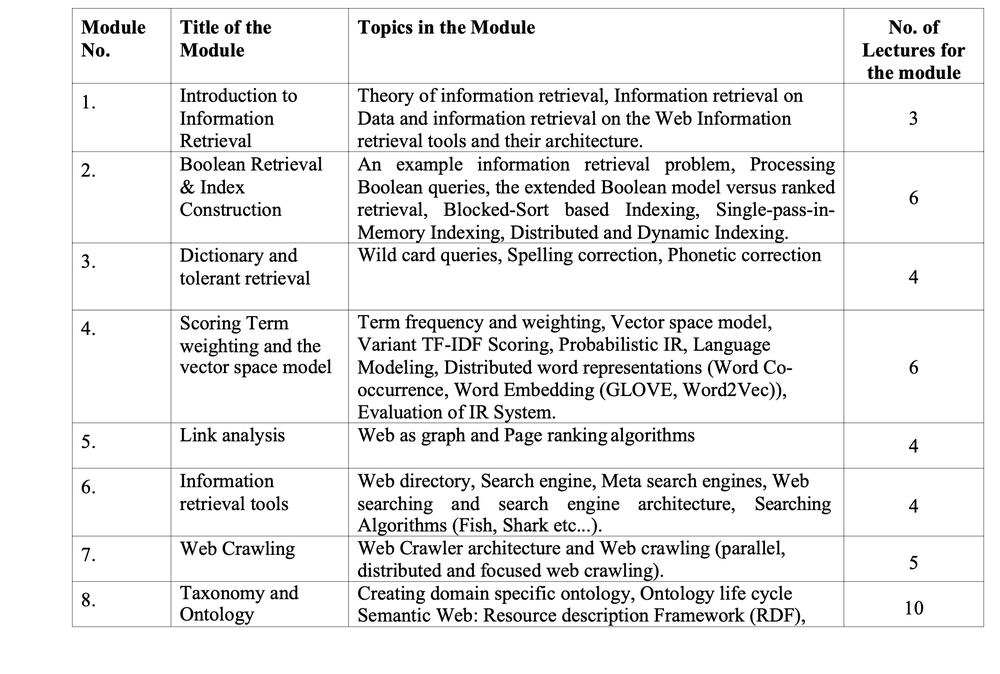
#> input picture image.png, 1000 x 674 px, shrunk from 1964 x 1324 before the run
$ jupyter execute --allow-errors Untitled-5.ipynb   (shell and % lines are left out)
#> lines starting #> are read from the running program, lines starting #| are printed output that depends on the picture; after the words box and inside, x2 and y2 are one past the last pixel; in counts of white or black regions, pixels touching at a corner belong together
[cell 1]
import cv2
import pytesseract
import pandas as pd

def image_to_csv(image_path):
    # Read the image
#> called with image_path = 'image.png'
    img = cv2.imread(image_path)
#> img is the input picture: shape (674, 1000, 3); min 0, max 255, mean 235.3

    # Convert to grayscale and apply thresholding
    gray = cv2.cvtColor(img, cv2.COLOR_BGR2GRAY)
    thresh = cv2.threshold(gray, 0, 255, cv2.THRESH_BINARY_INV + cv2.THRESH_OTSU)[1]
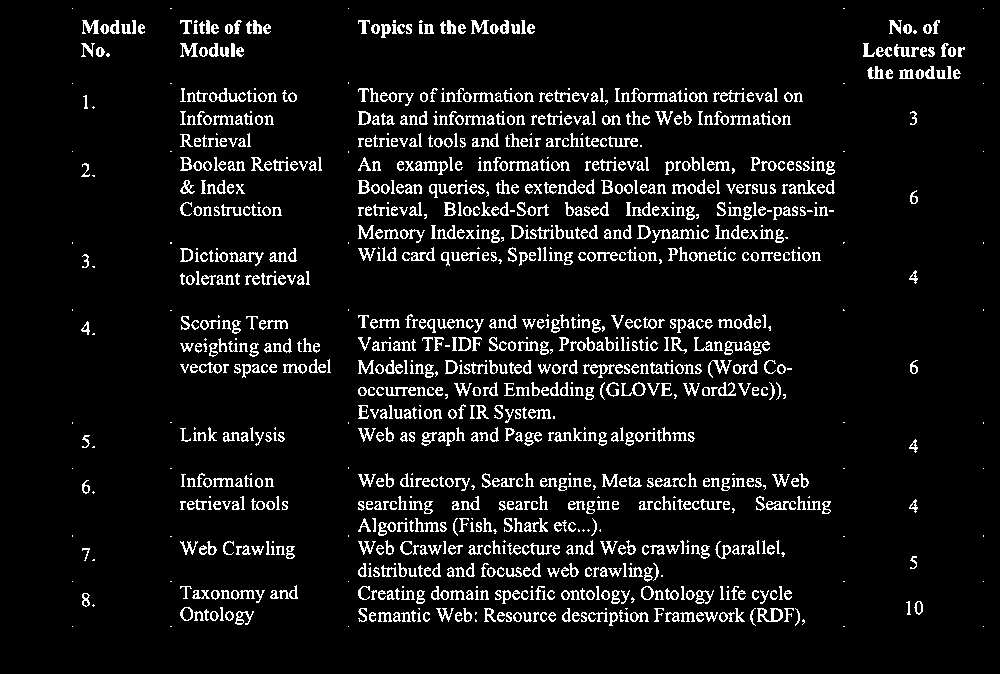
#> thresh: shape (674, 1000); 7.7% white in thin lines or dots, all inside (x1, y1, x2, y2) = (72, 8, 984, 627)

    # Perform OCR

    text = pytesseract.image_to_string(thresh)

    # Split text into lines and columns
    lines = text.strip().split('\n')
    columns = lines[0].split()  # Assuming the first line contains column headers

    # Create a list of rows
    rows = []
    for line in lines[1:]:
        row = line.split()
        rows.append(row)

    # Create a DataFrame
    df = pd.DataFrame(rows, columns=columns)

    # Save to CSV
    df.to_csv('output.csv', index=False)

# Example usage
image_path = 'image.png'
#> (the rest of this cell did not finish here and is left out)
